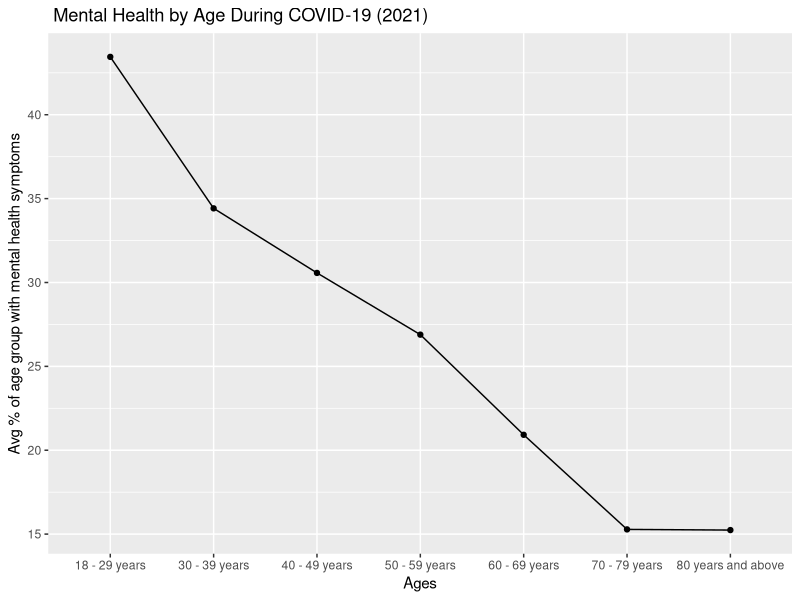

The R script that drew this image:
library(readr)
library(dplyr)
library(tidyverse)
library(knitr)
library(kableExtra)

data1 <- read.csv("Indicators_of_Anxiety_or_Depression_Based_on_Reported_Frequency_of_Symptoms_During_Last_7_Days.csv")


data1$Time.Period.Start.Date<- as.Date(data1$Time.Period.Start.Date, format = "%m/%d/%Y")
#date format: yyyy-mm-dd 
data1$Time.Period.End.Date<- as.Date(data1$Time.Period.End.Date, format = "%m/%d/%Y")


#Data by year
data2020 <- data1 %>% 
  group_by(Time.Period.End.Date) %>% 
  filter(Time.Period.End.Date >= "2020-01-01" & Time.Period.End.Date <= "2020-12-31")

data2021 <-  data1 %>% 
  group_by(Time.Period.End.Date) %>% 
  filter(Time.Period.End.Date >= "2021-01-01" & Time.Period.End.Date <= "2021-12-31")

data2022 <- data1 %>% 
  group_by(Time.Period.End.Date) %>% 
  filter(Time.Period.End.Date >= "2022-01-01" & Time.Period.End.Date <= "2022-12-31")

# avg 2020
avg_age_2020 <- data2020 %>% 
  filter(Group == 'By Age') %>% 
  group_by(Group ,Subgroup) %>% 
  summarize(avg = mean(Value, na.rm = TRUE)) %>% 
  mutate(Year = "2020") 

avg_race_2020 <- data2020 %>% 
  filter(Group == 'By Race/Hispanic ethnicity') %>%   group_by(Group ,Subgroup) %>% 
  summarize(avg = mean(Value, na.rm = TRUE)) %>% 
  mutate(Year = "2020") 

avg_sex_2020 <- data2020 %>% 
  filter(Group == 'By Sex') %>% 
  group_by(Group ,Subgroup) %>% 
  summarize(avg = mean(Value, na.rm = TRUE)) %>% 
  mutate(Year = "2020") 

avg_edu_2020 <- data2020 %>% 
  filter(Group == 'By Education') %>% 
  group_by(Group ,Subgroup) %>% 
  summarize(avg = mean(Value, na.rm = TRUE)) %>% 
  mutate(Year = "2020") 

#avg 2021
avg_age_2021 <- data2021 %>% 
  filter(Group == 'By Age') %>% 
  group_by(Group ,Subgroup) %>% 
  summarize(avg = mean(Value, na.rm = TRUE)) %>% 
  mutate(Year = "2021") 

avg_race_2021 <- data2021 %>% 
  filter(Group == 'By Race/Hispanic ethnicity') %>%   group_by(Group ,Subgroup) %>% 
  summarize(avg = mean(Value, na.rm = TRUE)) %>% 
  mutate(Year = "2021") 

avg_sex_2021 <- data2021 %>% 
  filter(Group == 'By Sex') %>% 
  group_by(Group ,Subgroup) %>% 
  summarize(avg = mean(Value, na.rm = TRUE)) %>% 
  mutate(Year = "2021") 

avg_edu_2021 <- data2021 %>% 
  filter(Group == 'By Education') %>% 
  group_by(Group ,Subgroup) %>% 
  summarize(avg = mean(Value, na.rm = TRUE)) %>% 
  mutate(Year = "2021")  

avg_ori_2021 <- data2021 %>%
  group_by(Group ,Subgroup) %>%
  filter(Group == 'By Sexual orientation') %>%
  summarize(avg = mean(Value, na.rm = TRUE)) %>%
  mutate(Year = "2021")

avg_gen_2021 <- data2021 %>%
  group_by(Group ,Subgroup) %>%
  filter(Group == 'By Gender identity') %>%
  summarize(avg = mean(Value, na.rm = TRUE)) %>%
  mutate(Year = "2021")

avg_dis_2021 <- data2021 %>%
  group_by(Group ,Subgroup) %>%
  filter(Group == 'By Disability status') %>%
  summarize(avg = mean(Value, na.rm = TRUE)) %>%
  mutate(Year = "2021")

#avg 2022
avg_age_2022 <- data2022 %>% 
  filter(Group == 'By Age') %>% 
  group_by(Group ,Subgroup) %>% 
  summarize(avg = mean(Value, na.rm = TRUE)) %>% 
  mutate(Year = "2022") 

avg_race_2022 <- data2022 %>% 
  filter(Group == 'By Race/Hispanic ethnicity') %>%   group_by(Group ,Subgroup) %>% 
  summarize(avg = mean(Value, na.rm = TRUE)) %>% 
  mutate(Year = "2021") 

avg_sex_2022 <- data2022 %>% 
  filter(Group == 'By Sex') %>% 
  group_by(Group ,Subgroup) %>% 
  summarize(avg = mean(Value, na.rm = TRUE)) %>% 
  mutate(Year = "2021") 

avg_edu_2022 <- data2022 %>% 
  filter(Group == 'By Education') %>% 
  group_by(Group ,Subgroup) %>% 
  summarize(avg = mean(Value, na.rm = TRUE)) %>% 
  mutate(Year = "2022") 

avg_dis_2022 <- data2022 %>% 
  filter(Group == 'By Disability status') %>% 
  group_by(Group ,Subgroup) %>% 
  summarize(avg = mean(Value, na.rm = TRUE)) %>% 
  mutate(Year = "2022") 

avg_gend_2022 <- data2022 %>% 
  filter(Group == 'By Gender identity') %>% 
  group_by(Group ,Subgroup) %>% 
  summarize(avg = mean(Value, na.rm = TRUE)) %>% 
  mutate(Year = "2022") 

avg_ori_2022 <-  data2022 %>% 
  filter(Group == 'By Sexual Orientation') %>% 
  group_by(Group ,Subgroup) %>% 
  summarize(avg = mean(Value, na.rm = TRUE)) %>% 
  mutate(Year = "2022") 

full_table <- rbind(avg_age_2020, avg_age_2021, avg_age_2022, avg_dis_2021, avg_dis_2022, avg_edu_2020, avg_edu_2021, avg_edu_2022, avg_gen_2021, avg_gend_2022, avg_ori_2021, avg_ori_2022, avg_race_2020, avg_race_2021,  avg_race_2022, avg_sex_2020, avg_sex_2021, avg_sex_2022)

full_table$avg <- (round(full_table$avg, digits = 2))

final_table <- rename(full_table,"Average Percentage of Subgroup with Mental Health Symptoms Per Year" = avg) 

kable(final_table) %>%
  kable_styling(bootstrap_options = "striped", full_width = FALSE)

#Chart 2 should show the Average percent of subgroup with Mental Health symptoms in 2021 by Age.

chart2.data <- full_table %>% filter(Group == "By Age") %>% filter(Year == "2021")

library(ggplot2)

ggplot(chart2.data, mapping = aes(x = Subgroup, y = avg, group = 1)) +
  geom_point() + geom_line() +
  labs(
    title = " Mental Health by Age During COVID-19 (2021)", x = "Ages", y = "Avg % of age group with mental health symptoms")
